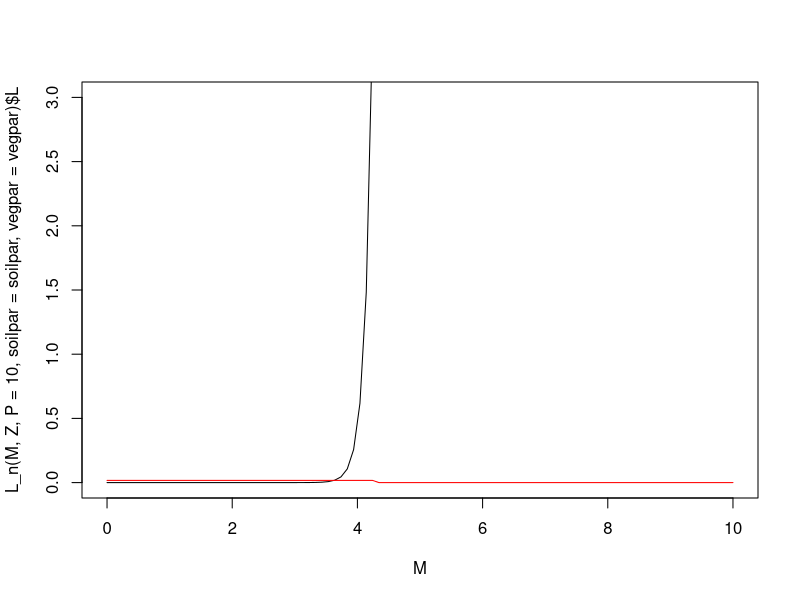

This figure's R source: (Note: this script raises an error after producing the figure.)
## ---- chunk 1
R= 0.0821 # gas constant [ L atm mol-1 K-1 ]
Temp= 298 # temperature in Kelvin,  25 degrees Celsius
Mm= 58.44 # molar mass of NaCl in g/mol


# SOIL INPUT - medium heavy Clay
# n<-0.4473
# s_fc<-0.3936/n # Field capacity
# Hydraulic conductivity
# K_s<-2.82*10 # mm/day

#Z =614.25
Z =100 # cm GROUNDWATER DEPTH

#Coarse Sand

# Campbell's b
  b= 4.1152

n = 0.368 # porosity
  s_fc = 0.1895/n # Field capacity
# Hydraulic conductivity
  K_s = 182.68*10 # cm/day to mm/day

  psi_s_bar = -0.61E-3 
  h1bar =  -psi_s_bar 
  hb = psi_s_bar*-10^4
  Ep=10

soilpar <- list(b = b, n = n, s_fc = s_fc, K_s = K_s, 
                psi_s_bar = psi_s_bar, h1bar = h1bar, hb = hb, Ep=Ep)
    #................................................
    # Vegetation 1 (Grass)
    # paspalum secateum F-I and R-I, 2004
    # Gives only parameters
    #.................................................
    Zr = 40 # soil depth (cm)   Also Table 2...Fernandez-Illescas and Rodriguez-Iturbe...2001
    c_p=0.4
vegpar <- list(Zr = Zr, c_p=c_p)
## ---- chunk 2
Infil <- function(h,P, alpha_i=0.25, k=12, W0=0.2){
  
  I=alpha_i*h*(P+k*W0)/(P+k)
  
  return (I)
}
## ---- chunk 3
par_in <- list(gmax=0.05, k1=5)
WU <- function(M,P,par=par_in){ 
# using Svir in here means scaling Svir back to M, easier to do at Svir in balances  
#  WU=par$gmax*((M*(1+Svir))/(((M*(1+Svir))+par$k1)))*P 
  WU=par$gmax*(M/((M+par$k1)))*P 
  
  return(WU)
}
## ---- chunk 4
par_in$c=10

Gr <- function(M,P,par=par_in) { 
  
  Gr = par$c*WU(M,P,par)
  
  return(Gr)
}
## ---- chunk 5
Mo <- function(P,M,Svir,d=0.1) {
  # needs to be M/Svir because both are "large" numbers
  # you want a number ~1 for multiplication, or <0.1 for addition
  Mo = P*(d*(M/Svir))
  
  return(Mo)
}
## ---- chunk 6
G <- function(b,hb,Z) {
  b1 <- 2+3/b
  a1 <- 1+(3/2)/(b1-1)
  H1 <- a1*(hb/Z)^b1
  return(H1)
}
# test
G(b=soilpar$b,hb=soilpar$hb, Z=Z)

## ---- chunk 7
#******************************************
L_n <- function(M,Z,P,soilpar,vegpar) {
   Zr <- vegpar$Zr
   hb <- soilpar$psi_s_bar*-10^4
   #browser()
   soilpar$s_fc <- (Z/hb)^(-1/soilpar$b)


  s=M/(soilpar$n*Zr)

  # capillary upflow
  G1 <- G(soilpar$b,hb,Z) # using the G function 
  u_set <- s[s < soilpar$s_fc]
  
 
    # UpT=G1*K_s*(1-exp(-c*P))*Ep
  

  u <- c(rep(G1*soilpar$K_s*(1-exp(-(vegpar$c_p*P)))*soilpar$Ep,length(u_set)),rep(0,(length(M)-length(u_set))))
   # u <- c(rep(G1*K_s,length(u_set)),rep(0,(length(M)-length(u_set))))
  # leaching
  #ifelse(soilpar$s_fc>n,soilpar$s_fc<-soilpar$s_fc,soilpar$s_fc<-n)
  l <- M*exp(-((soilpar$s_fc-M/(Zr*soilpar$n))*K_s/(Zr*soilpar$n)))
  
return(list(U=u,L=l))
}

# test
 M <- seq(0,10,length=100)
 Z <- 1000
plot(M,L_n(M,Z,P=10,soilpar=soilpar,vegpar=vegpar)$L,type="l",ylim=c(0,3))
lines(M,L_n(M,Z,P=2,soilpar=soilpar,vegpar=vegpar)$U,col="red")
## ---- chunk 8
# L <- function(M,K_s,s_fc,Zr_in=Zr,n_1=n) {
#   
#   L=M*exp(-((s_fc-M/(Zr_in*n_1))*K_s/(Zr_in*n_1)))
#   
#   return(L)
# }

## ---- chunk 9
 balances <- function(Rain, par=par_in,plotit=F,
                      soilpar,
                      vegpar,
                      f= 0.4, ConcConst = 0.1,  CM.gw = 5){
   
   # f is the soil salt leaching efficiency (whether some salt is retained)
   # ConcConst is the concentration of the salt in the infiltrating water
   # Storage vectors


# Storage vectors for the daily steps are initialized.


   M <- rep(0,length(Rain)) # soil moisture [mm]
   h <- rep(0,length(Rain)) # infiltration depth [mm]
   P <- rep(0,length(Rain)) #biomass density []
   CM<- rep(0,length(Rain)) # Salt concentration in soil water in g/L or g/mm
   SmI<- rep(0,length(Rain)) # Salt mass in infiltrating water [g]
   SmM <- rep(0,length(Rain)) # Salt mass in soil water [g]
   In <- rep(0,length(Rain)) # infiltration [mm]
# Leach <- rep(0,length(Rain)) # leaching [mm]
   Svir <- rep(0,length(Rain)) # virtual saturation
  
   L<- rep(0,length(Rain))
   U<- rep(0,length(Rain))


# Initial values to start the simulation.

   
   M[1] <- 3
   h[1] <- 10 
   P[1] <- 3
   CM[1]<- 0
   Svir[1] <- M[1]


# We decided to split the numerical calculations for the daily into 12 substeps.

   deltat <- 12 # split in 12 increments

  
# Storage vectors for the substeps are initialized.

   M_sub <- rep(0,deltat)
   h_sub <- rep(0,deltat)
   I_sub <- rep(0,deltat)
   #Q_sub <- rep(0,deltat)
   WU_sub <-rep(0,deltat) # Water uptake in mm
   P_sub <- rep(0,deltat) 
   Gr_sub <- rep(0,deltat) # Growth of biomass
   Mo_sub<- rep(0,deltat) # Mortality of biomass
   SmI_sub <- rep(0,deltat) 
   SmM_sub<- rep(0,deltat) 
   CM_sub<- rep(0,deltat) 
   # Posm_bar<- rep(0,deltat) # osmotic pressure of soil water in bar
   # fosm<- rep(0,deltat) # "osmotic factor", reduces available soil water to plant water uptake
   L_sub <- rep(0,deltat) # leaching
  Svir_sub <- rep(0,deltat) # virtual saturation

   L_sub<-rep(0,deltat) # calculates leakage loss without evaporation loss
   U_sub<-rep(0,deltat)
   Overflow<-rep(0,deltat)

  
   timeincr= 1/deltat
   
  for (t in 2:length(Rain)){
    
    for (tt in 1:(deltat-1)) {
      
      h.old <- ifelse(tt==1,h[t-1],h_sub[tt])
      P.old <- ifelse(tt==1,P[t-1],P_sub[tt])
      M.old <- ifelse(tt==1,M[t-1],M_sub[tt])
      SmI.old <-ifelse(tt==1,SmI[t-1],SmI_sub[tt])
      CM.old <-ifelse(tt==1,CM[t-1],CM_sub[tt])
     Svir.old <-ifelse(tt==1,Svir[t-1],Svir_sub[tt])

# The impact of the the osmotic pressure is calculated using Van't Hoff's law. For that, molarity is calculated dividing the 
# concentration by the molar mass of NaCl (58.44 g/mol). The osmotic pressure is the product of molarity, universal gas constant and temperature in Kelvin.
# The wilting point is found at an pressure of -15 bar. 
# Between 0 and 15 bar, an "osmotic factor", scaled from 1 to 0, is added to the Water uptake function. At fosm = 0, not water uptake by plants is possoble.
#       Posm_bar[tt]= ((CM.old/Mm)*R*Temp)*1.01325
#       ifelse(Posm_bar[tt]<=15,fosm[tt] <- 1-(Posm_bar[tt]/15), fosm[tt] <- 0)    #fosm, osmotic factor

# Balance for water depth on soil

      h_sub[tt+1] <- h.old + ifelse(tt==1,Rain[t],0) - Infil(h.old, P.old)*timeincr + Overflow[tt]

# Infiltration

      I_sub[tt] <- Infil(h.old, P.old)*timeincr

#  1. Update soil moisture with infiltration

      M_sub[tt + 1] <- M.old + I_sub[tt]      
      
# Now do all plant uptake and growth
# water uptake by plants: include infiltration in available water

       #M_sub[tt + 1] <- M_sub[tt] + Svir_sub[tt]
      WU_sub[tt] <- WU(M=Svir.old,P.old,par)*timeincr 
      # growth rate
      Gr_sub[tt] <- Gr(M=Svir.old, P.old,par)*timeincr 
      # Mortality
      Mo_sub[tt]<- Mo(P.old, M=M.old, Svir=Svir.old, d=par_in$d)*timeincr
      # calculate plant biomass balance
      P_sub[tt + 1] <- P.old + Gr_sub[tt]- Mo_sub[tt] 
      
      
# re-calculate water balance
# 2. before leaching
      M_sub[tt + 1] <- M.old + I_sub[tt] - WU_sub[tt] #- L_sub[tt] 

# Calculate salt concentration in the soil
      CM_sub[tt+1]<- SmM_sub[tt+1]/M_sub[tt + 1] 
#browser()
      # 3. calculate leaching amount
#       L_sub[tt] <- L(M_sub[tt+1], soilpar$K_s, soilpar$s_fc,soilpar$Zr,soilpar$n)*timeincr
#    L_sub[tt] <- L_n(M=M_sub[tt],Z=Z,soilpar=soilpar,vegpar=vegpar)$L
   L_sub[tt]<-do.call(L_n,list(M = M_sub[tt + 1], P = P_sub[tt + 1], Z = Z,
                               soilpar = soilpar,vegpar = vegpar))$L 
   
   U_sub[tt]<-do.call(L_n,list(M = M_sub[tt + 1],P = P_sub[tt + 1], Z = Z,
                               soilpar = soilpar, vegpar = vegpar))$U
   # U_sub[tt]<-do.call(L_n,list(M=M_sub[tt + 1],Z=Z,soilpar=soilpar,vegpar=vegpar))$U
      # 4. final adjust soil moisture for leaching
       M_sub[tt + 1] <- M_sub[tt + 1] - L_sub[tt]*timeincr + U_sub[tt]*timeincr - Overflow[tt]
### This is new
  if (U_sub[tt]> (soilpar$s_fc*(soilpar$n*soilpar$Zr))-M_sub[tt]){
      Overflow[tt] <- U_sub[tt]-((soilpar$s_fc*(soilpar$n*soilpar$Zr))-M_sub[tt])
  }

# calculate saltbalance
    L_salt <- CM.old*L_sub[tt]*timeincr
    U_salt <- CM.gw*U_sub[tt]*timeincr
       
      SmI_sub[tt+1]<- SmI.old + I_sub[tt]*ConcConst - L_salt
      SmM_sub[tt+1]<- SmI_sub[tt + 1] + U_salt
       
      
    # I have now scaled Svir to M  
    Svir_sub[tt + 1]<-soilpar$n*vegpar$Zr*((soilpar$h1bar)^(1/soilpar$b))*
                     ((soilpar$h1bar)*(M_sub[tt + 1]/
                       (soilpar$n*vegpar$Zr))^(-soilpar$b)
                       +(3.6*CM_sub[tt + 1]))^(-1/soilpar$b)

    } 
  
# Aggregating the substep results to daily values.

    P[t] = P_sub[deltat]
    M[t] = M_sub[deltat]
    h[t] = h_sub[deltat]
    CM[t] = CM_sub[deltat]
    SmM[t] = SmI[t] = SmM_sub[deltat]
    In[t]= I_sub[deltat]
    L[t] = L_sub[deltat]
    U[t] = U_sub[deltat]
    Svir[t] = Svir_sub[deltat]

}


# Plotting
 
if (plotit==T) {  
  plot(M, type="l",ylim=c(0,100),xlim=c(0,time),xlab=("time [d]"), main="with salt") # main=paste("lambda=", lambda[j],"alpha=", alpha[i]))
  points(Rain*10, type="h", col="skyblue")
   
    lines(Svir,type="l", col="blue")
    abline(h=0, col="Gray50",lwd=2,lty=2)

    lines(SmM,type="l", col="red")
    lines(CM,type="l", col="purple")
    lines(P,type="l", col="green")
  
  
#  legend("topright",cex=1, pt.cex=0.4, c("Moisture [mm]","Rainfall [mm]*10","overland flow depth[mm] ","salt mass in soil water [g]", "salt concentration in soil water [g/l]", "Plant biomass density [g/m^2]"),
#           col=c("black","skyblue","blue","red","purple","green"),lty=1)
#  

}

Out <- data.frame(P=P,M=M,h=h, CM=CM, SmM=SmM, In=In, L=L, U=U, Svir=Svir)
return(Out)
}
## ---- chunk 10

Precip <- function(time,alpha,lambda,delta) {
  # generate a vector of times between rainfall events > delta
  f_P<-floor(rexp(time,lambda*exp(-delta/alpha))) # vector of times between rainfall occurrences (equation 4 & 8)
  # generate a binary vector from this (impulse function)
  binary.vec <- unlist(lapply(1:time,function(i) c(rep(0,f_P[i]),1)))
  R <- rexp(length(binary.vec),1/alpha)*binary.vec 
  return(R[1:time])
}
## ---- chunk 11
# for (i in 1:length(alpha)) {
#   for (j in 1:length(lambda)) {
# Rainlist[[i]][[j]] <- list(Rain <- Precip(time,alpha[i],lambda[j],delta))
#     }
#   }
## ---- chunk 12
alpha <- seq(0.6,1.5,by=0.1) 
lambda <- seq(0.1,1,by=0.1)

Store <- list()
sub_store <- list()
time <- 1000
delta <- 0
set.seed(1000)
## ---- chunk 13
# set the mortality value
par_in$d <- 0.05

for (i in 1:length(alpha)) {
  
for (j in 1:length(lambda)) {
    # generate the rainfall
    Rain <- Precip(time,alpha[i],lambda[j],delta)
    Rainlist <- data.frame(Precip(time,alpha[i],lambda[j],delta))
    
    sub_store[[j]] <-data.frame(alpha_o=rep(alpha[i],time),
                                lambda_o=rep(lambda[j],time),
                                balances(Rain,plotit=F, par=par_in,
                                soilpar=list(n=n, s_fc=s_fc, 
                                             K_s=K_s, psi_s_bar=psi_s_bar,
                                             h1bar=h1bar, b=b, Ep=Ep),
                                             vegpar=list(Zr=40, c_p=0.4)))
  }
  Store[[i]] <- sub_store
}
## ---- chunk 14
#with salt

clim1rain <- Precip(time,alpha=0.6,lambda=0.1,delta)
clim1 <- balances(Rain=clim1rain,plotit=T, soilpar=list(n=n,Zr=Zr, s_fc=s_fc, 
                                             K_s=K_s, psi_s_bar=psi_s_bar,
                                             h1bar=h1bar, b=b, Ep=Ep),
                                             vegpar=list(c_p=0.4,Zr=Zr))

# #without salt
# 
# # clim1 <- balances_woSalt(Rain=clim1rain,plotit=T, soilpar=list(K_s=K_s,n=n,Zr=Zr,s_fc=s_fc))
# 
# # clim2rain <- Precip(time,alpha=0.6,lambda=1,delta)
# # clim2 <- balances(Rain=clim2rain,plotit=T, soilpar=list(K_s=K_s,n=n,Zr=Zr,s_fc=s_fc))
# # clim3rain <- Precip(time,alpha=1,lambda=0.5,delta)
# # clim3 <- balances(Rain=clim3rain,plotit=T, soilpar=list(K_s=K_s,n=n,Zr=Zr,s_fc=s_fc))
# # clim4rain <- Precip(time,alpha=1.5,lambda=0.1,delta)
# # clim4 <- balances(Rain=clim4rain,plotit=T, soilpar=list(K_s=K_s,n=n,Zr=Zr,s_fc=s_fc))
# 
# #with salt
 clim5rain <- Precip(time,alpha=1.5,lambda=1,delta)
# clim5 <- balances(Rain=clim5rain,plotit=T, soilpar=list(K_s=K_s,n=n,Zr=Zr,s_fc=s_fc))
#  
# without salt
clim5 <- balances(Rain=clim5rain,plotit=T, soilpar=list(n=n,Zr=Zr, s_fc=s_fc, 
                                             K_s=K_s, psi_s_bar=psi_s_bar,
                                             h1bar=h1bar, b=b, Ep=Ep),
                                             vegpar=list(c_p=0.4,Zr=Zr))
## ---- chunk 15
require(ggplot2)
lambda_sum <- do.call(rbind,Store[][[2]])
lambda_sum$time <- rep(1:time,length(lambda))

pl <- ggplot(lambda_sum,aes(x=time,y=P, colour="P (plant biomass density [gm-2])")) + geom_line()
pl  <- pl + geom_line(aes(x=time,y=M, colour="Moisture"))  
pl <- pl +  facet_wrap(~lambda_o, ncol=2)   #, colour=lambda_o (put this in aes-brackets) 
pl  + ggtitle("Plant biomass P and soilmoisture M for varying lambdas") +  geom_line(aes(x=time, y=SmM, colour= "S (soil salt mg/L")) + theme(plot.title = element_text(lineheight=.8, face="bold"))
## ---- chunk 16
lambda_sum_all <- do.call(rbind,do.call(rbind,Store))
lambda_sum_all$time <- rep(rep(1:time,length(lambda)),length(alpha))


pa <- ggplot(lambda_sum_all,aes(x=time,y=SmM,col=as.factor(lambda_o))) + geom_line(linetype=1) 
# pa <- pa + + scale_color_gradient(low="blue", high="red")
pa <- pa  + facet_wrap(~alpha_o, ncol=2) + ggtitle("Soil water salt mass [g] for varying alphas and lambdas") + theme(plot.title = element_text(lineheight=.8, face="bold"))
pa  
## ---- chunk 17
# Biomass without salt
# summary(lambda_sum_woSalt$P)
# Biomass with salt
summary(lambda_sum$P)
#Soil moisture without salt
# summary(lambda_sum_woSalt$M)
#Soil moisture with salt
summary(lambda_sum$M)
summary(lambda_sum$Svir)
# summary(1+lambda_sum$Svir)
# summary(-lambda_sum$Svir*n*Zr)

